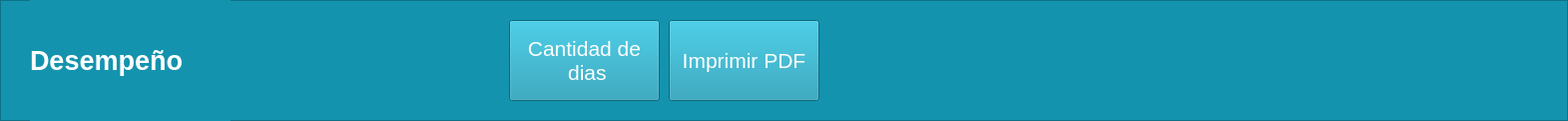
   <widget class="QFrame" name="frame">
    <property name="geometry">
     <rect>
      <x>401</x>
      <y>0</y>
      <width>1571</width>
      <height>121</height>
     </rect>
    </property>
    <property name="styleSheet">
     <string notr="true">background-color: rgb(20, 147, 174);</string>
    </property>
    <property name="frameShape">
     <enum>QFrame::StyledPanel</enum>
    </property>
    <property name="frameShadow">
     <enum>QFrame::Raised</enum>
    </property>
    <widget class="QLabel" name="Title_2">
     <property name="geometry">
      <rect>
       <x>30</x>
       <y>0</y>
       <width>201</width>
       <height>121</height>
      </rect>
     </property>
     <property name="palette">
      <palette>
       <active>
        <colorrole role="WindowText">
         <brush brushstyle="SolidPattern">
          <color alpha="255">
           <red>255</red>
           <green>255</green>
           <blue>255</blue>
          </color>
         </brush>
        </colorrole>
        <colorrole role="Button">
         <brush brushstyle="SolidPattern">
          <color alpha="255">
           <red>20</red>
           <green>147</green>
           <blue>174</blue>
          </color>
         </brush>
        </colorrole>
        <colorrole role="Base">
         <brush brushstyle="SolidPattern">
          <color alpha="255">
           <red>20</red>
           <green>147</green>
           <blue>174</blue>
          </color>
         </brush>
        </colorrole>
        <colorrole role="Window">
         <brush brushstyle="SolidPattern">
          <color alpha="255">
           <red>20</red>
           <green>147</green>
           <blue>174</blue>
          </color>
         </brush>
        </colorrole>
       </active>
       <inactive>
        <colorrole role="WindowText">
         <brush brushstyle="SolidPattern">
          <color alpha="255">
           <red>255</red>
           <green>255</green>
           <blue>255</blue>
          </color>
         </brush>
        </colorrole>
        <colorrole role="Button">
         <brush brushstyle="SolidPattern">
          <color alpha="255">
           <red>20</red>
           <green>147</green>
           <blue>174</blue>
          </color>
         </brush>
        </colorrole>
        <colorrole role="Base">
         <brush brushstyle="SolidPattern">
          <color alpha="255">
           <red>20</red>
           <green>147</green>
           <blue>174</blue>
          </color>
         </brush>
        </colorrole>
        <colorrole role="Window">
         <brush brushstyle="SolidPattern">
          <color alpha="255">
           <red>20</red>
           <green>147</green>
           <blue>174</blue>
          </color>
         </brush>
        </colorrole>
       </inactive>
       <disabled>
        <colorrole role="WindowText">
         <brush brushstyle="SolidPattern">
          <color alpha="255">
           <red>120</red>
           <green>120</green>
           <blue>120</blue>
          </color>
         </brush>
        </colorrole>
        <colorrole role="Button">
         <brush brushstyle="SolidPattern">
          <color alpha="255">
           <red>20</red>
           <green>147</green>
           <blue>174</blue>
          </color>
         </brush>
        </colorrole>
        <colorrole role="Base">
         <brush brushstyle="SolidPattern">
          <color alpha="255">
           <red>20</red>
           <green>147</green>
           <blue>174</blue>
          </color>
         </brush>
        </colorrole>
        <colorrole role="Window">
         <brush brushstyle="SolidPattern">
          <color alpha="255">
           <red>20</red>
           <green>147</green>
           <blue>174</blue>
          </color>
         </brush>
        </colorrole>
       </disabled>
      </palette>
     </property>
     <property name="font">
      <font>
       <family>MS Shell Dlg 2</family>
       <pointsize>20</pointsize>
       <weight>75</weight>
       <italic>false</italic>
       <bold>true</bold>
       <strikeout>false</strikeout>
      </font>
     </property>
     <property name="text">
      <string>Desempeño</string>
     </property>
    </widget>
    <widget class="QPushButton" name="botCanDia">
     <property name="geometry">
      <rect>
       <x>510</x>
       <y>20</y>
       <width>151</width>
       <height>81</height>
      </rect>
     </property>
     <property name="palette">
      <palette>
       <active>
        <colorrole role="Button">
         <brush brushstyle="SolidPattern">
          <color alpha="255">
           <red>20</red>
           <green>147</green>
           <blue>174</blue>
          </color>
         </brush>
        </colorrole>
        <colorrole role="Text">
         <brush brushstyle="SolidPattern">
          <color alpha="255">
           <red>255</red>
           <green>255</green>
           <blue>255</blue>
          </color>
         </brush>
        </colorrole>
        <colorrole role="ButtonText">
         <brush brushstyle="SolidPattern">
          <color alpha="255">
           <red>255</red>
           <green>255</green>
           <blue>255</blue>
          </color>
         </brush>
        </colorrole>
        <colorrole role="Base">
         <brush brushstyle="SolidPattern">
          <color alpha="255">
           <red>20</red>
           <green>147</green>
           <blue>174</blue>
          </color>
         </brush>
        </colorrole>
        <colorrole role="Window">
         <brush brushstyle="SolidPattern">
          <color alpha="255">
           <red>20</red>
           <green>147</green>
           <blue>174</blue>
          </color>
         </brush>
        </colorrole>
        <colorrole role="PlaceholderText">
         <brush brushstyle="SolidPattern">
          <color alpha="128">
           <red>255</red>
           <green>255</green>
           <blue>255</blue>
          </color>
         </brush>
        </colorrole>
       </active>
       <inactive>
        <colorrole role="Button">
         <brush brushstyle="SolidPattern">
          <color alpha="255">
           <red>20</red>
           <green>147</green>
           <blue>174</blue>
          </color>
         </brush>
        </colorrole>
        <colorrole role="Text">
         <brush brushstyle="SolidPattern">
          <color alpha="255">
           <red>255</red>
           <green>255</green>
           <blue>255</blue>
          </color>
         </brush>
        </colorrole>
        <colorrole role="ButtonText">
         <brush brushstyle="SolidPattern">
          <color alpha="255">
           <red>255</red>
           <green>255</green>
           <blue>255</blue>
          </color>
         </brush>
        </colorrole>
        <colorrole role="Base">
         <brush brushstyle="SolidPattern">
          <color alpha="255">
           <red>20</red>
           <green>147</green>
           <blue>174</blue>
          </color>
         </brush>
        </colorrole>
        <colorrole role="Window">
         <brush brushstyle="SolidPattern">
          <color alpha="255">
           <red>20</red>
           <green>147</green>
           <blue>174</blue>
          </color>
         </brush>
        </colorrole>
        <colorrole role="PlaceholderText">
         <brush brushstyle="SolidPattern">
          <color alpha="128">
           <red>255</red>
           <green>255</green>
           <blue>255</blue>
          </color>
         </brush>
        </colorrole>
       </inactive>
       <disabled>
        <colorrole role="Button">
         <brush brushstyle="SolidPattern">
          <color alpha="255">
           <red>20</red>
           <green>147</green>
           <blue>174</blue>
          </color>
         </brush>
        </colorrole>
        <colorrole role="Text">
         <brush brushstyle="SolidPattern">
          <color alpha="255">
           <red>120</red>
           <green>120</green>
           <blue>120</blue>
          </color>
         </brush>
        </colorrole>
        <colorrole role="ButtonText">
         <brush brushstyle="SolidPattern">
          <color alpha="255">
           <red>120</red>
           <green>120</green>
           <blue>120</blue>
          </color>
         </brush>
        </colorrole>
        <colorrole role="Base">
         <brush brushstyle="SolidPattern">
          <color alpha="255">
           <red>20</red>
           <green>147</green>
           <blue>174</blue>
          </color>
         </brush>
        </colorrole>
        <colorrole role="Window">
         <brush brushstyle="SolidPattern">
          <color alpha="255">
           <red>20</red>
           <green>147</green>
           <blue>174</blue>
          </color>
         </brush>
        </colorrole>
        <colorrole role="PlaceholderText">
         <brush brushstyle="SolidPattern">
          <color alpha="128">
           <red>0</red>
           <green>0</green>
           <blue>0</blue>
          </color>
         </brush>
        </colorrole>
       </disabled>
      </palette>
     </property>
     <property name="font">
      <font>
       <pointsize>16</pointsize>
       <stylestrategy>PreferDefault</stylestrategy>
       <kerning>true</kerning>
      </font>
     </property>
     <property name="styleSheet">
      <string notr="true">background-color: rgb(20, 147, 174);
gridline-color: rgb(255, 255, 255);
border-bottom-color: rgb(255, 255, 255);
border-color: rgb(255, 255, 255);</string>
     </property>
     <property name="text">
      <string>Cantidad de 
 dias</string>
     </property>
     <property name="icon">
      <iconset>
       <normaloff>../../Downloads/uco/POO/entornoVirtual/_92127008_thinkstockphotos-615094882.jpg</normaloff>../../Downloads/uco/POO/entornoVirtual/_92127008_thinkstockphotos-615094882.jpg</iconset>
     </property>
     <property name="iconSize">
      <size>
       <width>35</width>
       <height>30</height>
      </size>
     </property>
    </widget>
    <widget class="QPushButton" name="botImpPDF">
     <property name="geometry">
      <rect>
       <x>670</x>
       <y>20</y>
       <width>151</width>
       <height>81</height>
      </rect>
     </property>
     <property name="palette">
      <palette>
       <active>
        <colorrole role="Button">
         <brush brushstyle="SolidPattern">
          <color alpha="255">
           <red>20</red>
           <green>147</green>
           <blue>174</blue>
          </color>
         </brush>
        </colorrole>
        <colorrole role="Text">
         <brush brushstyle="SolidPattern">
          <color alpha="255">
           <red>255</red>
           <green>255</green>
           <blue>255</blue>
          </color>
         </brush>
        </colorrole>
        <colorrole role="ButtonText">
         <brush brushstyle="SolidPattern">
          <color alpha="255">
           <red>255</red>
           <green>255</green>
           <blue>255</blue>
          </color>
         </brush>
        </colorrole>
        <colorrole role="Base">
         <brush brushstyle="SolidPattern">
          <color alpha="255">
           <red>20</red>
           <green>147</green>
           <blue>174</blue>
          </color>
         </brush>
        </colorrole>
        <colorrole role="Window">
         <brush brushstyle="SolidPattern">
          <color alpha="255">
           <red>20</red>
           <green>147</green>
           <blue>174</blue>
          </color>
         </brush>
        </colorrole>
        <colorrole role="PlaceholderText">
         <brush brushstyle="SolidPattern">
          <color alpha="128">
           <red>255</red>
           <green>255</green>
           <blue>255</blue>
          </color>
         </brush>
        </colorrole>
       </active>
       <inactive>
        <colorrole role="Button">
         <brush brushstyle="SolidPattern">
          <color alpha="255">
           <red>20</red>
           <green>147</green>
           <blue>174</blue>
          </color>
         </brush>
        </colorrole>
        <colorrole role="Text">
         <brush brushstyle="SolidPattern">
          <color alpha="255">
           <red>255</red>
           <green>255</green>
           <blue>255</blue>
          </color>
         </brush>
        </colorrole>
        <colorrole role="ButtonText">
         <brush brushstyle="SolidPattern">
          <color alpha="255">
           <red>255</red>
           <green>255</green>
           <blue>255</blue>
          </color>
         </brush>
        </colorrole>
        <colorrole role="Base">
         <brush brushstyle="SolidPattern">
          <color alpha="255">
           <red>20</red>
           <green>147</green>
           <blue>174</blue>
          </color>
         </brush>
        </colorrole>
        <colorrole role="Window">
         <brush brushstyle="SolidPattern">
          <color alpha="255">
           <red>20</red>
           <green>147</green>
           <blue>174</blue>
          </color>
         </brush>
        </colorrole>
        <colorrole role="PlaceholderText">
         <brush brushstyle="SolidPattern">
          <color alpha="128">
           <red>255</red>
           <green>255</green>
           <blue>255</blue>
          </color>
         </brush>
        </colorrole>
       </inactive>
       <disabled>
        <colorrole role="Button">
         <brush brushstyle="SolidPattern">
          <color alpha="255">
           <red>20</red>
           <green>147</green>
           <blue>174</blue>
          </color>
         </brush>
        </colorrole>
        <colorrole role="Text">
         <brush brushstyle="SolidPattern">
          <color alpha="255">
           <red>120</red>
           <green>120</green>
           <blue>120</blue>
          </color>
         </brush>
        </colorrole>
        <colorrole role="ButtonText">
         <brush brushstyle="SolidPattern">
          <color alpha="255">
           <red>120</red>
           <green>120</green>
           <blue>120</blue>
          </color>
         </brush>
        </colorrole>
        <colorrole role="Base">
         <brush brushstyle="SolidPattern">
          <color alpha="255">
           <red>20</red>
           <green>147</green>
           <blue>174</blue>
          </color>
         </brush>
        </colorrole>
        <colorrole role="Window">
         <brush brushstyle="SolidPattern">
          <color alpha="255">
           <red>20</red>
           <green>147</green>
           <blue>174</blue>
          </color>
         </brush>
        </colorrole>
        <colorrole role="PlaceholderText">
         <brush brushstyle="SolidPattern">
          <color alpha="128">
           <red>0</red>
           <green>0</green>
           <blue>0</blue>
          </color>
         </brush>
        </colorrole>
       </disabled>
      </palette>
     </property>
     <property name="font">
      <font>
       <pointsize>16</pointsize>
      </font>
     </property>
     <property name="styleSheet">
      <string notr="true">background-color: rgb(20, 147, 174);
gridline-color: rgb(255, 255, 255);
border-bottom-color: rgb(255, 255, 255);
border-color: rgb(255, 255, 255);</string>
     </property>
     <property name="text">
      <string>Imprimir PDF</string>
     </property>
     <property name="icon">
      <iconset>
       <normaloff>../../Downloads/uco/POO/entornoVirtual/_92127008_thinkstockphotos-615094882.jpg</normaloff>../../Downloads/uco/POO/entornoVirtual/_92127008_thinkstockphotos-615094882.jpg</iconset>
     </property>
     <property name="iconSize">
      <size>
       <width>35</width>
       <height>30</height>
      </size>
     </property>
    </widget>
   </widget>
